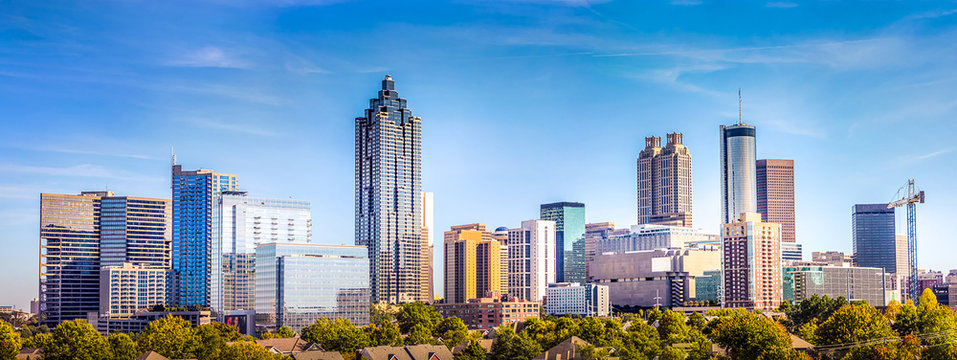
#> input picture Assignment_2/image_filtering/building2.jpg, 957 x 360 px
$ jupyter execute image_filtering.ipynb   (shell and % lines are left out)
#> lines starting #> are read from the running program, lines starting #| are printed output that depends on the picture
# Image Processing Using Opencv
---
### Install Opencv
- Example on MacOS
```console
$ pip3 --version
pip 24.0 from /opt/anaconda3/lib/python3.12/site-packages/pip (python 3.12)
$ python3 --version
Python 3.12.4
$ pip3 install opencv-python
Collecting opencv-python
  Downloading opencv-python-4.11.0.86.tar.gz (95.2 MB)
     ━━━━━━━━━━━━━━━━━━━━━━━━━━━━━━━━━━━━━━━━ 95.2/95.2 MB 2.7 MB/s eta 0:00:00
  Installing build dependencies ... done
  Getting requirements to build wheel ... done
  Installing backend dependencies ... done
  Preparing metadata (pyproject.toml) ... done
Requirement already satisfied: numpy>=1.21.2 in /opt/anaconda3/lib/python3.12/site-packages (from opencv-python) (1.26.4)
Building wheels for collected packages: opencv-python
  Building wheel for opencv-python (pyproject.toml) ... done
  Created wheel for opencv-python: filename=opencv_python-4.11.0.86-cp312-cp312-macosx_10_16_x86_64.whl size=27595148 sha256=0fc6f3f12d5b5f0a5a54d870de9e866aaf59484b11dfcce77a8aece5a4f393e9
  Stored in directory: /Users/bshen2/Library/Caches/pip/wheels/be/bd/d5/425eca52f204ab4b1ad7ac23c79e7a0458ee178056e4350265
Successfully built opencv-python
Installing collected packages: opencv-python
Successfully installed opencv-python-4.11.0.86
```
---
### Filtering through Convolution
Let's use convolution for the following image processing:
- Edge Detection
- Feature Extraction
- Blurring &rarr; Scaling

### Import resources and display image

[cell 1]
import matplotlib.pyplot as plt
import matplotlib.image as mpimg

import cv2
import numpy as np


# Read in the image
image = mpimg.imread('building2.jpg')
#> image is the input picture: shape (360, 957, 3); mean R, G, B 122.8, 154.3, 180.6

plt.imshow(image)

### Convert the image to grayscale

[cell 2]
# Convert to grayscale for filtering
gray = cv2.cvtColor(image, cv2.COLOR_RGB2GRAY)
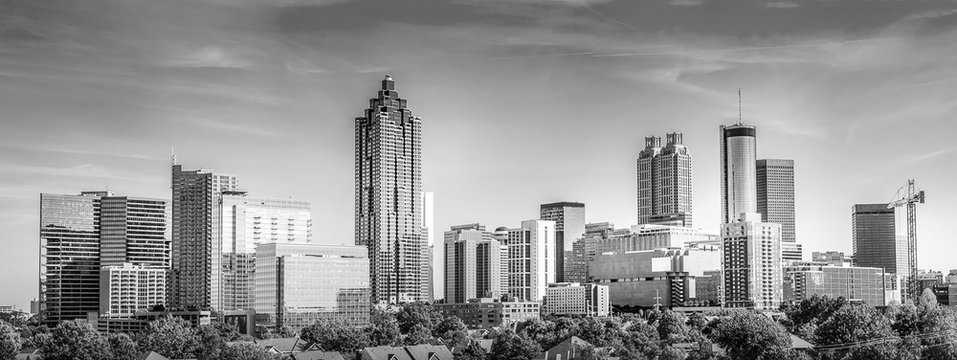
#> gray: shape (360, 957); min 0, max 255, mean 147.9

plt.imshow(gray, cmap='gray')

### Convolution Through a Kernel

Image convolution is a mathematical operation where a small matrix (called a kernel or filter) slides over an image, performing element-wise multiplications and summing the results to produce a new pixel value. This process helps extract features such as edges, textures, and patterns by emphasizing specific spatial structures in the image. Convolution is widely used in image processing and deep learning, particularly in convolutional neural networks (CNNs) for feature detection.

Here we practice applying image convolution using traditional image processing operations.
1. **Select a Kernel (Filter):** Choose a small matrix (e.g., 3x3 or 5x5) with predefined values for a specific operation (e.g., edge detection, blurring).

2. **Slide the Kernel Over the Image:** Move the kernel across the image, covering one region at a time.

3. **Compute the Element-Wise Product:** Multiply each value in the kernel with the corresponding pixel values in the image region.

4. **Sum the Products:** Add up all the multiplied values to obtain a single new pixel value.

5. **Store the Result:** Place the computed value into the corresponding location in the output image.

6. **Repeat for Entire Image:** Continue the process by shifting the kernel until every pixel has been processed.

Here is a common 3×3 kernel for edge detection, which detects edges in a specific direction, vertical and horizontal:

**Vertical Edge Detection Kernel:**
>$
K_x =
\begin{bmatrix}
-1 & 0 & 1 \\
-1 & 0 & 1 \\
-1 & 0 & 1
\end{bmatrix}
$

**Horizontal Edge Detection Kernel:**
>$
K_y =
\begin{bmatrix}
-1 & -1 & -1 \\
0 & 0 & 0 \\
1 & 1 & 1
\end{bmatrix}
$

These kernels are convolved with an image to highlight vertical and horizontal edges, respectively.

Applying a filter like this to an image is a way of **taking (an approximation) of the derivative of the image** in the x or y direction, separately.

[cell 3]
# Create a custom kernel

# 3x3 array for edge detection
horizon = np.array([[ -1, -1, -1],
                    [  0,  0,  0],
                    [  1,  1,  1]])

## TODO: Create and apply a vertical edge detection operator
vertica = np.array([[ -1, 0, 1],
                    [ -1, 0, 1],
                    [ -1, 0, 1]])

diag_45 = np.array([[ -2, -1, 0],
                    [ -1,  0, 1],
                    [  0,  1, 2]])

diag135 = np.array([[ 0, -1, -2],
                    [ 1,  0, -1],
                    [ 2,  1,  0]])

fig = plt.figure(figsize=(24,24))
# Filter the image using filter2D, which has inputs: (grayscale image, bit-depth, kernel)
filtered_image = cv2.filter2D(gray, -1, horizon)
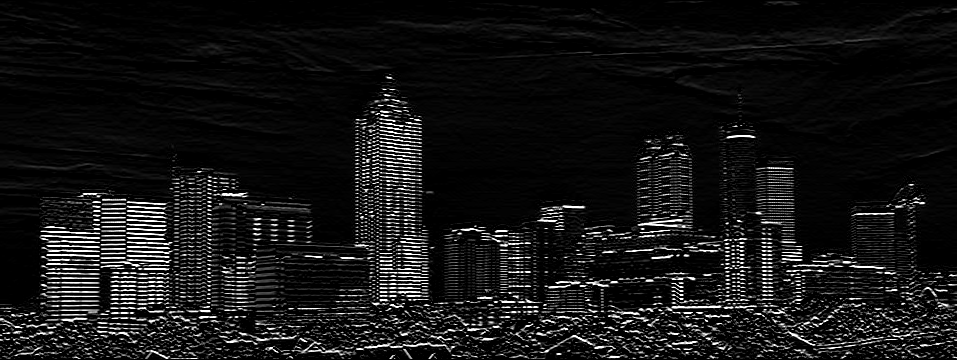
#> filtered_image: shape (360, 957); min 0, max 255, mean 20.9
fig.add_subplot(2,2,1)
plt.imshow(filtered_image, cmap='gray')
plt.title('horizontal')

filtered_image2 = cv2.filter2D(gray, -1, vertica)
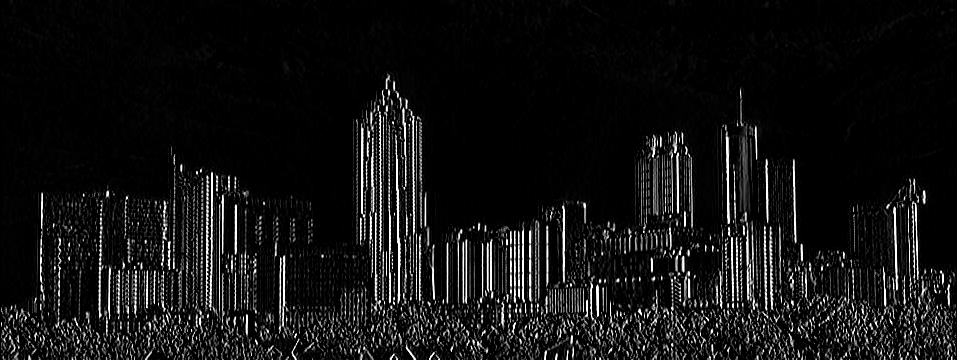
#> filtered_image2: shape (360, 957); min 0, max 255, mean 18.4
fig.add_subplot(2,2,2)
plt.imshow(filtered_image2, cmap='gray')
plt.title('vertical')

filtered_image3 = cv2.filter2D(gray, -1, diag_45)
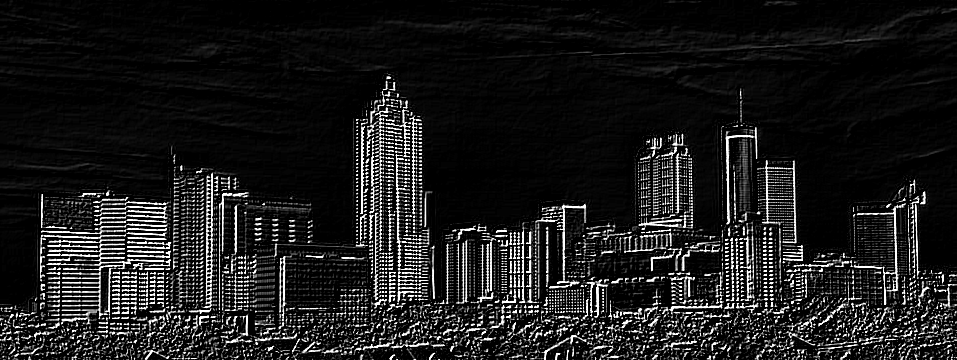
#> filtered_image3: shape (360, 957); min 0, max 255, mean 28.1
fig.add_subplot(1,2,1)
plt.imshow(filtered_image3, cmap='gray')
plt.title('diag_45')

filtered_image4 = cv2.filter2D(gray, -1, diag135)
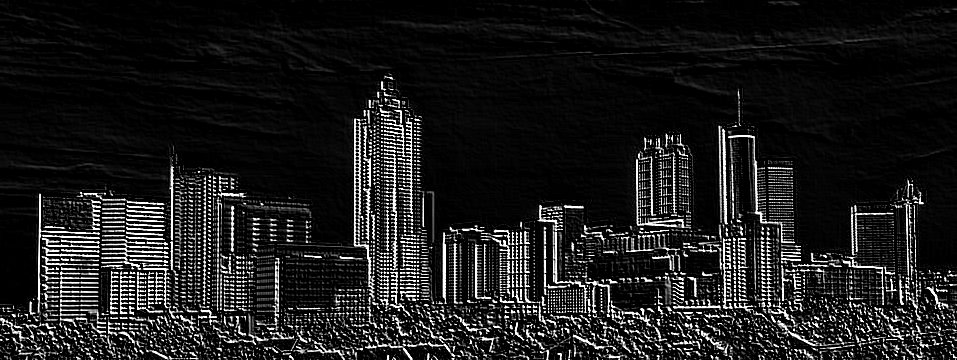
#> filtered_image4: shape (360, 957); min 0, max 255, mean 28.3
fig.add_subplot(1,2,2)
plt.imshow(filtered_image4, cmap='gray')
plt.title('diag135')

plt.show()

[cell 4]
# Create a custom kernel for blurring

# 2x2 kernel for averaging blurring
S2x2 = np.array([[ 1, 1],
                 [ 1, 1]])

fig = plt.figure(figsize=(48, 12))
fig.add_subplot(4,1,1)
plt.imshow(gray, cmap='gray')
plt.title('original')

# Filter the image using filter2D, which has inputs: (grayscale image, bit-depth, kernel)
blurred_image = cv2.filter2D(gray, -1, S2x2/4.0)
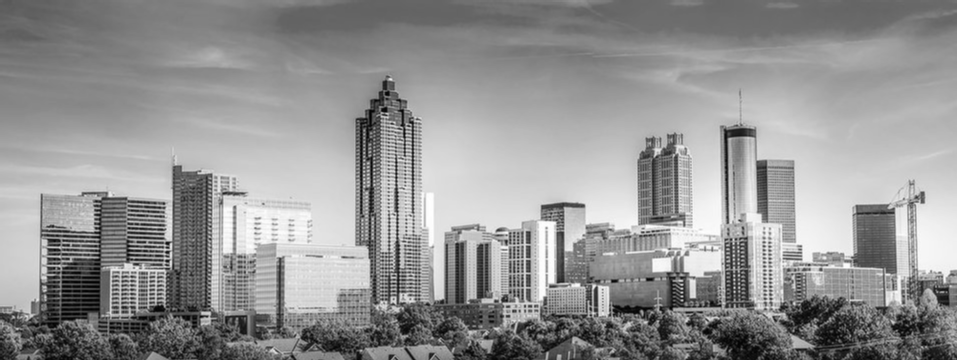
#> blurred_image: shape (360, 957); min 2, max 254, mean 147.9
fig.add_subplot(4,1,2)
plt.imshow(blurred_image, cmap='gray')
plt.title('2x2')

#----------------NOTES-------------------
#To blur an image you create a matrix of all ones. then you divide that by the number of elements in the matrix
#----------------------------------------------------------
# TODO: blur image using a 3x3 average
#fig.add_subplot(4,1,3)
#plt.title('3x3')
# 3x3 blur

#More notes: instead of this

# S3x3 = np.ones((3,3)) I could have done
#S3x3  = np.array([[1,1,1], [1,1,1], [1,1,1]])

#but its faster to use the ones method and initialize everything to 1 rigth away and only track the dimensions of the matrix

S3x3 = np.ones((3,3)) / 9.0
blurred_image3 = cv2.filter2D(gray, -1, S3x3)
fig.add_subplot(4,1,3)
plt.imshow(blurred_image3, cmap='gray')
plt.title('3x3')

# TODO: blur image using a 5x5 average
#fig.add_subplot(4,1,4)
#plt.title('5x5')
# 5x5 blur
S5x5 = np.ones((5,5)) / 25.0
blurred_image5 = cv2.filter2D(gray, -1, S5x5)
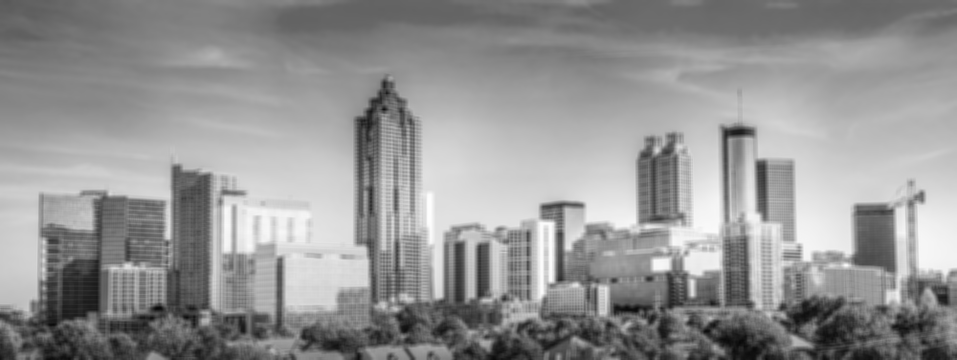
#> blurred_image5: shape (360, 957); min 7, max 254, mean 147.9
fig.add_subplot(4,1,4)
plt.imshow(blurred_image5, cmap='gray')
plt.title('5x5')

#Note that the bigger the matrix used the more blurry it gets, the bigger the dimensions of the matrix the more blurry it gets

plt.show()

### TODO

Other image processing/filtering you can try:
- Other Edge Detector (e.g. Sobel Operator)
A common 3×3 kernel for edge detection is the **Sobel operator**, which detects edges in a specific direction. Below are the Sobel kernels for detecting vertical and horizontal edges:

**Vertical Edge Detection Kernel:**
> $
K_x =
\begin{bmatrix}
-1 & 0 & 1 \\
-2 & 0 & 2 \\
-1 & 0 & 1
\end{bmatrix}
$

**Horizontal Edge Detection Kernel:**
> $
K_y =
\begin{bmatrix}
-1 & -2 & -1 \\
0 & 0 & 0 \\
1 & 2 & 1
\end{bmatrix}
$

These kernels are convolved with an image to highlight vertical and horizontal edges, respectively.

- Corner Detection (use the kernels we discussed in slides)
- Scaling (after the blurring, can you pick one pixel out of the following?)
  - 2x2
  - 4x4
- Use other images of your choice
- For a challenge, see if you can put the image through a series of filters: first one that blurs the image (takes an average of pixels), and then one that detects the edges.

[cell 5]
# Sobel filters
#sobel detects edges and smoothes noise at the same time
#the middle gradient counts more. That one is emphasized because now there is a 2 in place of the one in the middle of each matrix
#so we have a weighted gradient where the middle row/column has a higher weight
#this gives more importance to the center pixels
#this results in slightly clearer edges, making them stand out more in a subtle way
#these edges are smoother and more accurate compared to simple edge filters

sobel_x = np.array([[-1, 0, 1],
                    [-2, 0, 2],
                    [-1, 0, 1]])

sobel_y = np.array([[-1, -2, -1],
                    [ 0,  0,  0],
                    [ 1,  2,  1]])

sobel_x_img = cv2.filter2D(gray, -1, sobel_x)
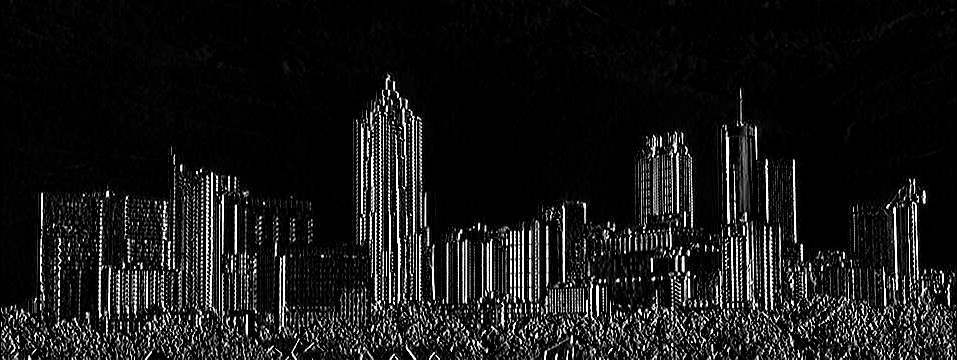
#> sobel_x_img: shape (360, 957); min 0, max 255, mean 23.2
sobel_y_img = cv2.filter2D(gray, -1, sobel_y)
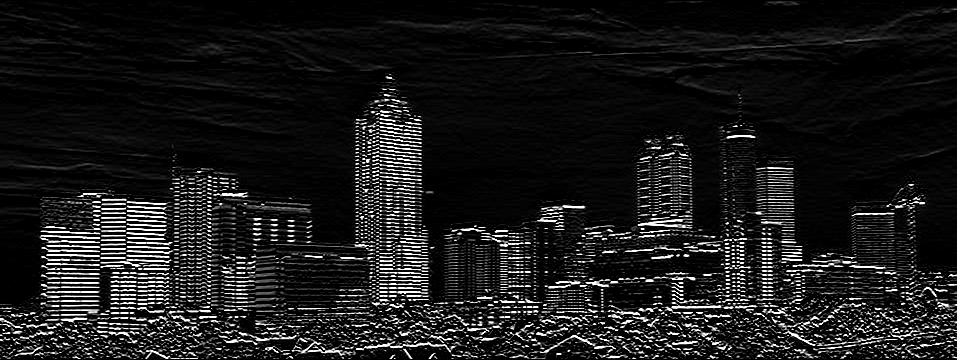
#> sobel_y_img: shape (360, 957); min 0, max 255, mean 26.2

fig = plt.figure(figsize=(12,6))

fig.add_subplot(1,2,1)
plt.imshow(sobel_x_img, cmap='gray')
plt.title('Sobel X (Vertical Edges)')

fig.add_subplot(1,2,2)
plt.imshow(sobel_y_img, cmap='gray')
plt.title('Sobel Y (Horizontal Edges)')

plt.show()

[cell 6]
# Blur then edge detect
#order matters in image processing which is why preprocessing is so important
#if we blur the image first, then detect the edgees we get less noise in our edges and higher visibility resuling in a cleaner result

#first apply a blur of a 5x5 matrix to reduce noise
blur = cv2.filter2D(gray, -1, np.ones((5,5))/25.0)

#after we detect edges to get cleaner edges, here we are exracting only the vertical edges
edges = cv2.filter2D(blur, -1, sobel_x)
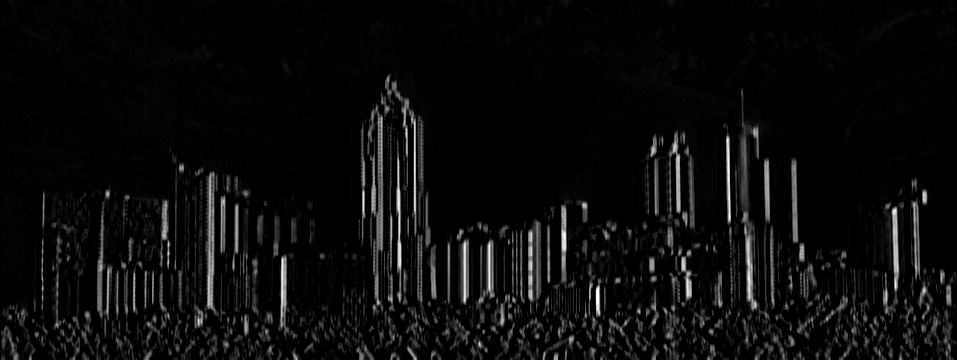
#> edges: shape (360, 957); min 0, max 255, mean 11.3

plt.figure(figsize=(10,5))

plt.subplot(1,2,1)
plt.imshow(blur, cmap='gray')
plt.title('Blurred Image')

plt.subplot(1,2,2)
plt.imshow(edges, cmap='gray')
plt.title('Edges after Blur')

plt.show()

[cell 7]
plt.figure(figsize=(12,8))

plt.subplot(2,3,1)
plt.imshow(gray, cmap='gray')
plt.title('Original')

plt.subplot(2,3,2)
plt.imshow(filtered_image, cmap='gray')
plt.title('Horizontal')

plt.subplot(2,3,3)
plt.imshow(filtered_image2, cmap='gray')
plt.title('Vertical')

plt.subplot(2,3,4)
plt.imshow(filtered_image3, cmap='gray')
plt.title('Diagonal 45')

plt.subplot(2,3,5)
plt.imshow(filtered_image4, cmap='gray')
plt.title('Diagonal 135')

plt.subplot(2,3,6)
plt.imshow(blurred_image5, cmap='gray')
plt.title('Blur 5x5')

plt.tight_layout()
plt.show()

[cell 8]
# Compare simple edge detection vs Sobel

# Simple vertical edge filter (you already used something like this)
simple_vertical = np.array([[-1, 0, 1],
                            [-1, 0, 1],
                            [-1, 0, 1]])

simple_edges = cv2.filter2D(gray, -1, simple_vertical)

# Sobel filter (same direction)
sobel_x = np.array([[-1, 0, 1],
                    [-2, 0, 2],
                    [-1, 0, 1]])

sobel_edges = cv2.filter2D(gray, -1, sobel_x)

# Plot comparison
plt.figure(figsize=(12,5))

plt.subplot(1,3,1)
plt.imshow(gray, cmap='gray')
plt.title('Original')

plt.subplot(1,3,2)
plt.imshow(simple_edges, cmap='gray')
plt.title('Simple Edge Filter')

plt.subplot(1,3,3)
plt.imshow(sobel_edges, cmap='gray')
plt.title('Sobel Edge Filter')

plt.tight_layout()
plt.show()

[cell 9]
# Compare simple edge filters vs Sobel filters

# Simple filters (you already defined these earlier)
simple_horizontal = horizon
simple_vertical = vertica  # or rename to "vertical" if you cleaned it up

# Sobel filters
sobel_x = np.array([[-1, 0, 1],
                    [-2, 0, 2],
                    [-1, 0, 1]])

sobel_y = np.array([[-1, -2, -1],
                    [ 0,  0,  0],
                    [ 1,  2,  1]])

# Apply filters
simple_h_img = cv2.filter2D(gray, -1, simple_horizontal)
simple_v_img = cv2.filter2D(gray, -1, simple_vertical)

sobel_x_img = cv2.filter2D(gray, -1, sobel_x)
sobel_y_img = cv2.filter2D(gray, -1, sobel_y)

# Plot comparisons
plt.figure(figsize=(12,8))

# Horizontal comparison
plt.subplot(2,2,1)
plt.imshow(simple_h_img, cmap='gray')
plt.title('Simple Horizontal')

plt.subplot(2,2,2)
plt.imshow(sobel_y_img, cmap='gray')
plt.title('Sobel Y (Horizontal Edges)')

# Vertical comparison
plt.subplot(2,2,3)
plt.imshow(simple_v_img, cmap='gray')
plt.title('Simple Vertical')

plt.subplot(2,2,4)
plt.imshow(sobel_x_img, cmap='gray')
plt.title('Sobel X (Vertical Edges)')

plt.tight_layout()
plt.show()
